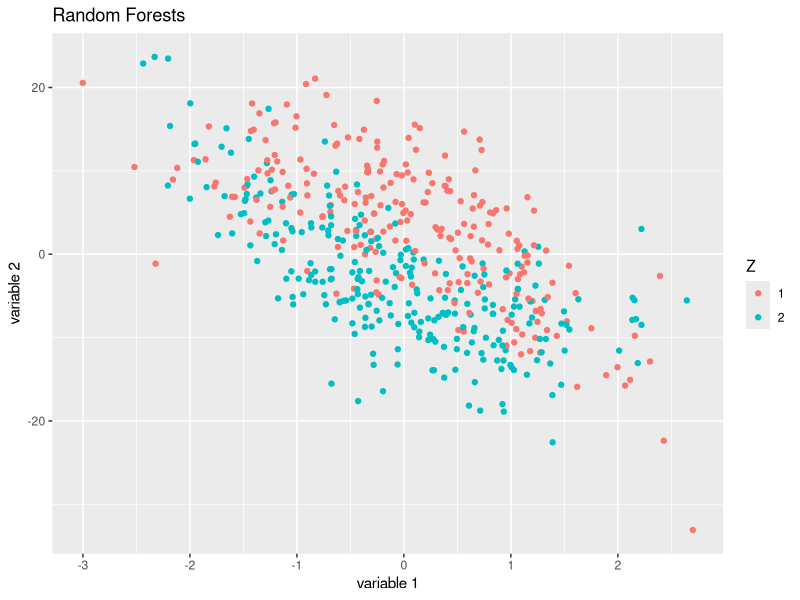
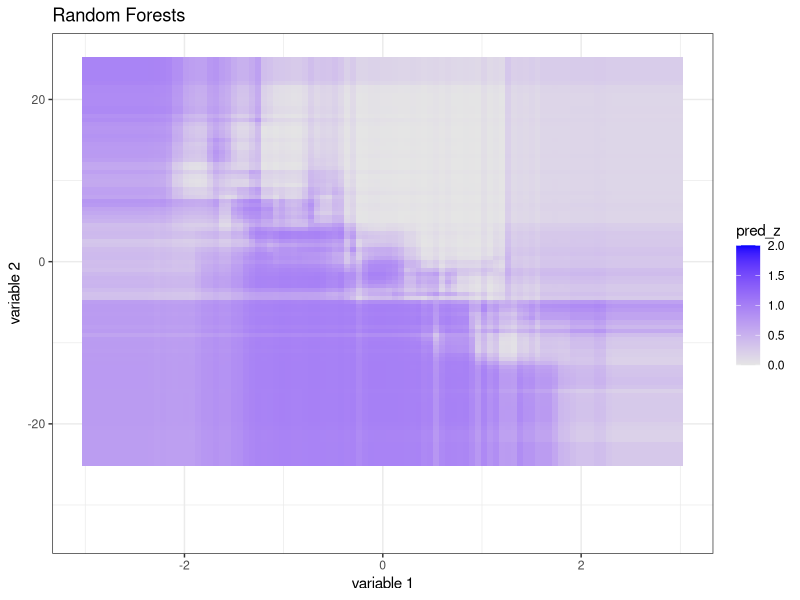
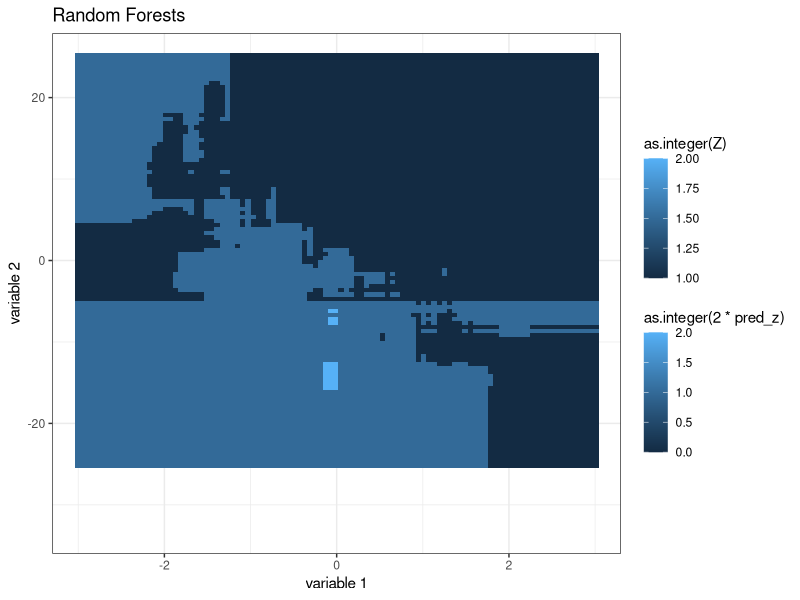

Source code (R) for these figures, in order: (Note: this script raises an error after producing the figures.)
###################################################
# Blog postings
# Charpentier, A. (2015, July 21). Choosing a classifier.
# Retrieved July 31, 2015
# from Freakonometrics: http://freakonometrics.hypotheses.org/20002
###################################################
library(ggplot2)
# Make dataset
n <- 500
set.seed(10)
X <- rnorm(n)
ma <- 10 - (X + 1.5) ^ 2*2
mb <- -10 + (X - 1.5) ^ 2*2
M <- cbind(ma,mb)
set.seed(10)
Z <- sample(1:2,size = n,replace = TRUE)
Y <- ma*(Z == 1) + mb*(Z == 2) + rnorm(n)*5
df <- data.frame(Z = as.factor(Z),X,Y)

df1 = training = df[1:300,]
df2 = testing  = df[301:500,]
#
# library(rpart) # code for Rpart
# fit <- rpart(Z ~ X + Y, data = df1)
# pred <- function(x,y) predict(fit,newdata = data.frame(X = x,Y = y))[,1]
# 
# fit = glm(Z ~ X + Y,data = df1, family = binomial)
# pred = function(x,y) {
#   predict(fit,newdata = data.frame(X = x,Y = y), type = "response")
# }
# library(MASS)
# fit = qda(Z ~ X+Y,data = df1, family = binomial)
# pred = function(x,y) {
#   predict(fit, newdata = data.frame(X = x,Y = y))$posterior[,2]
# }
#
# library(mgcv)
# fit = gam(Z ~ s(X,Y),data = df1,family = binomial)
# pred = function(x,y) {
#   predict(fit, newdata = data.frame(X = x, Y = y), type = "response")
# }
#
# library(caret)
# fit = knn3(Z ~ X + Y,data = df1, k = 9)
# pred = function(x,y) {
#   predict(fit,newdata = data.frame(X = x,Y = y))[,2]
# }

# Define prediction function
library(randomForest)
fit <- randomForest(Z ~ X + Y, data = df1)
pred <- function(x,y) predict(fit,newdata = data.frame(X = x,Y = y), type = "prob")[,2]

# Make predictions
vx <- seq(-3,3,length = 101)
vy <- seq(-25,25,length = 101)
z <- expand.grid(vx = seq(-3, 3, length = 101), vy = seq(-25, 25, length = 101), stringsAsFactors = FALSE)
z$pred_z <- pred(z$vx, z$vy)

# Plot data set
p <- ggplot(data = df, aes(x = X, y = Y, color = Z))
p <- p + geom_point()
p <- p + ggtitle("Random Forests")
p <- p + xlab("variable 1") + ylab("variable 2")
p

# Plot fit
p <- ggplot()
p <- p + geom_tile(data = z, aes(x = vx, y = vy, fill = pred_z))
p <- p + scale_fill_gradient(low = "gray90", high = "blue")
# p <- p + geom_contour(data = z, aes(x = vx, y = vy, z = pred_z), colour = "slategrey") 
p <- p + geom_point(data = df, aes(x = X, y = Y, fill = as.integer(Z)),
                    pch = 21, size = 5, colour = NA)
p <- p + theme_bw() + ggtitle("Random Forests")
p <- p + xlab("variable 1") + ylab("variable 2")
p

p <- ggplot()
p <- p + geom_point(data = z, aes(x = vx, y = vy, colour = as.integer(2*pred_z)), pch = 15, size = 2)
p <- p + geom_point(data = df, aes(x = X, y = Y, fill = as.integer(Z)),
                    pch = 21, size = 5, colour = NA)
p <- p + theme_bw() + ggtitle("Random Forests")
p <- p + xlab("variable 1") + ylab("variable 2")
p
################################################
# Some customised model plots:
plot(GAM_model, metric = "Rsquared")
plot(model_list$rpart_model, scales = list(x = list(log = 10)))
# A line plot of the average performance. The 'scales' argument is actually an 
# argument to xyplot that converts the x-axis to log-2 units.
plot(model_list$svm_model, scales = list(x = list(log = 2)))
rpart_tree <- as.party(model_list$rpart_model$finalModel)
plot(rpart_tree)
plot(model_list$ctree_model$finalModel)
plot(model_list$cubist_model, auto.key = list(columns = 4, lines = TRUE))

# Additional code for M5
rule_fit <- M5Rules(formula, data = data_set_train, control = Weka_control(M = 10))
rule_fit

##################################################3
# gamLoess varImp failure
library(ggplot2)
library(lattice)
library(caret)
library(splines)
library(foreach)
library(gam)

data_set <- diamonds[1:1000, c(1, 5, 6, 7, 8, 9, 10)]
formula <- price ~ carat + depth + table + x + y + z

training_control <- trainControl(method = "cv")

tune_grid <- expand.grid(span = seq(0.1, 0.9, length = 9), degree = 1)

set.seed(100)
GAM_model <- train(formula,
                   data = data_set,
                   importance = TRUE,
                   method = "gamLoess", 
                   tuneGrid = tune_grid,
                   trControl = training_control)
varImp(GAM_model)

# varImp returns importances of zero or NaN
# Checked span on 0.1 width strips from 0.1 to 0.2 through to 0.9 to 1.0
# Adding importance = TRUE to train call did not help
